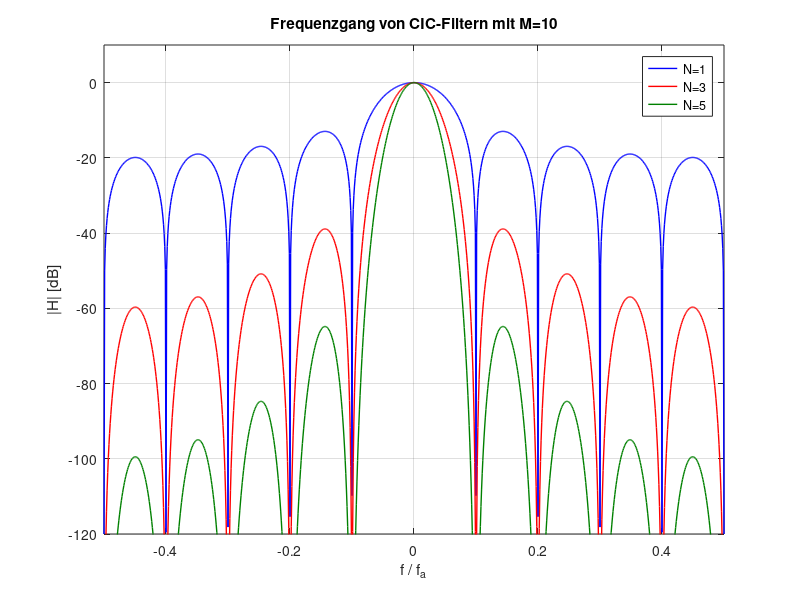
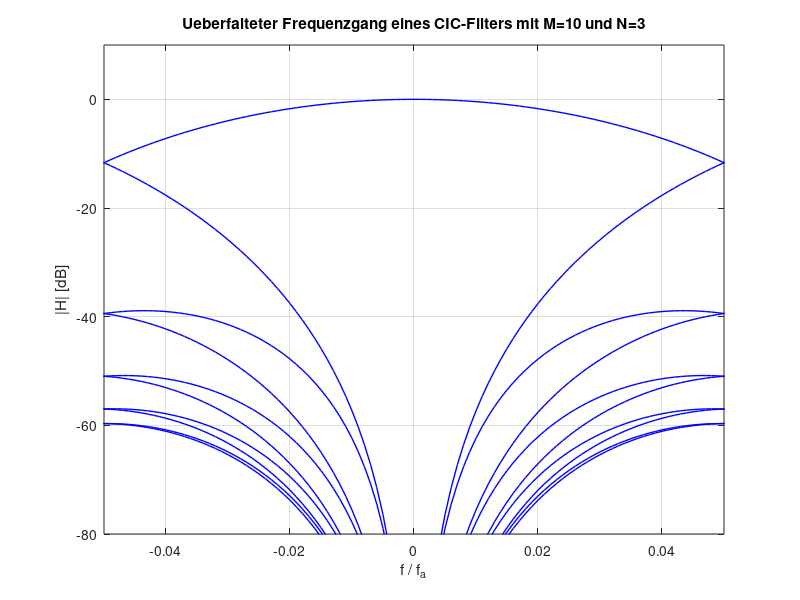

Source code (MATLAB) for these figures, in order:
function ddc_cic_frequenzgang
% Frequenzgang eines CIC-Filters mit M=10
%
%------------------------------------------------
% (c) Eberhard Gamm (www.ibega.de),
%     LIKE (www.like.e-technik.uni-erlangen.de),
%     2013
%------------------------------------------------

close all;

M = 10;
f = ( -500 : 500 ) / 1000;
H_M = ( sin( pi * M * f ) / M + 1e-6 ) ./ ( sin( pi * f ) + 1e-6 );
H_M_db = 20 * log10( abs ( H_M ) );

figure(1);
plot(f,H_M_db,'b-','Linewidth',1);
hold on;
plot(f,3*H_M_db,'r-','Linewidth',1);
plot(f,5*H_M_db,'-','Color',[0 0.5 0],'Linewidth',1);
hold off;
grid;
axis([min(f) max(f) -120 10]);
xlabel('f / f_a');
ylabel('|H| [dB]');
title('Frequenzgang von CIC-Filtern mit M=10');
legend('N=1','N=3','N=5');

figure(2);
plot(f,3*H_M_db,'b-','Linewidth',1);
hold on;
for i=-M/2:-1
    plot(f+i/M,3*H_M_db,'b-','Linewidth',1);
end
for i=1:M/2
    plot(f+i/M,3*H_M_db,'b-','Linewidth',1);
end
hold off;
grid;
axis([min(f)/M max(f)/M -80 10]);
xlabel('f / f_a');
ylabel('|H| [dB]');
title('Ueberfalteter Frequenzgang eines CIC-Filters mit M=10 und N=3');
